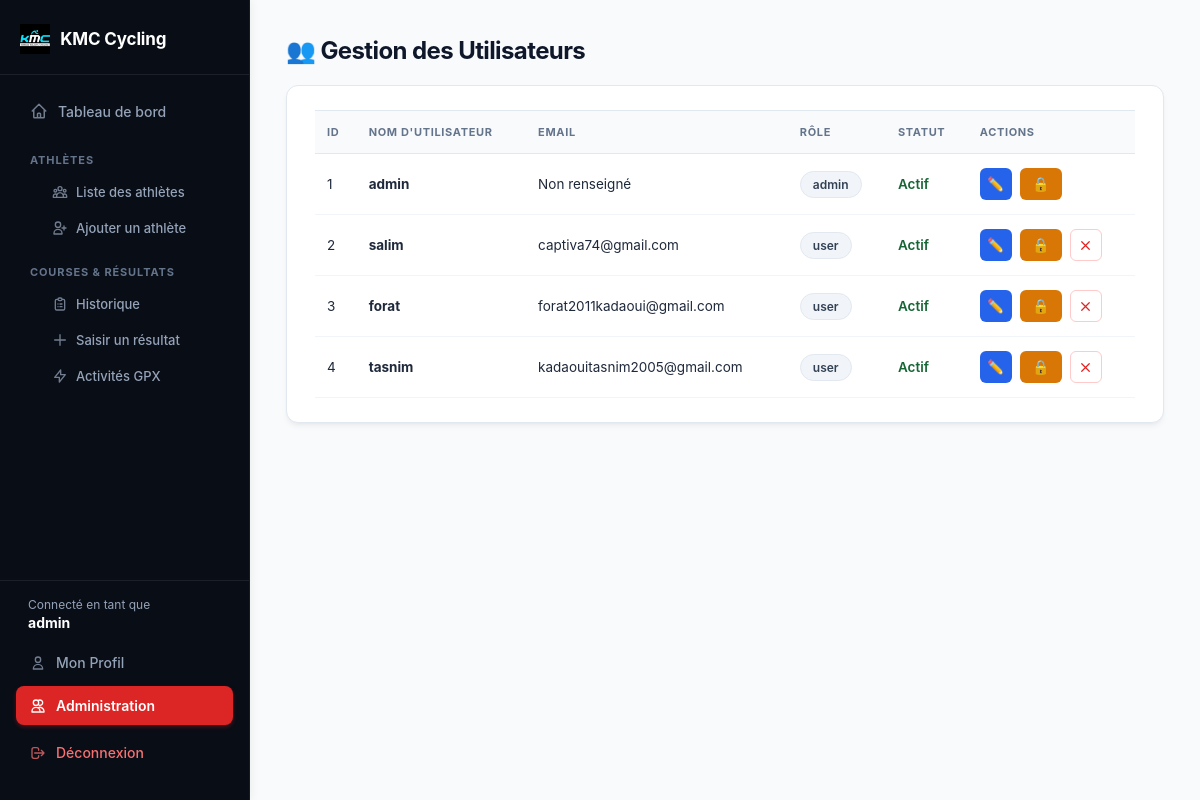
Page /admin/users (signed in) on the committed database.
### tables this page shows
CREATE TABLE users (
            id INTEGER PRIMARY KEY AUTOINCREMENT,
            username TEXT UNIQUE NOT NULL,
            email TEXT,
            password TEXT NOT NULL,
            role TEXT DEFAULT 'user',
            is_blocked INTEGER DEFAULT 0
        , strava_access_token TEXT, strava_refresh_token TEXT, strava_expires_at INTEGER);

### app.py (the view)
@app.route('/admin/users')
@admin_required
def admin_users():
    conn = get_db_connection()
    users = conn.execute('SELECT * FROM users').fetchall()
    conn.close()
    return render_template('admin_users.html', users=users)

### app.py (called while the page is built)
def get_db_connection():
    conn = sqlite3.connect('cyclisme.db')
    conn.row_factory = sqlite3.Row
    return conn

def admin_required(f):
    @wraps(f)
    def decorated_function(*args, **kwargs):
        if 'user_id' not in session or session.get('role') != 'admin':
            flash("Accès réservé exclusivement à l'administrateur.", "erreur")
            return redirect(url_for('index'))
        return f(*args, **kwargs)
    return decorated_function

### templates/admin_users.html (shortened to what this page needs)
<!DOCTYPE html>
<html lang="fr">
<head>
    <link rel="stylesheet" href="{{ url_for('static', filename='style.css') }}">
</head>
<body>
    <div class="app-layout">
        {% include 'sidebar.html' %}
        <main class="content">
            <div class="container">
                <h1>👥 Gestion des Utilisateurs</h1>
                <div class="card" style="margin-top: 20px;">
                    <table>
                        <thead>
                            <tr>
                                <th>ID</th>
                                <th>Nom d'utilisateur</th>
                                <th>Email</th>
                                <th>Rôle</th>
                                <th>Statut</th>
                                <th>Actions</th>
                            </tr>
                        </thead>
                        <tbody>
                            {% for u in users %}
                            <tr>
                                <td>{{ u.id }}</td>
                                <td><strong>{{ u.username }}</strong></td>
                                <td>{{ u.email or 'Non renseigné' }}</td>
                                <td><span class="badge-categorie">{{ u.role }}</span></td>
                                <td>
                                    {% if u.is_blocked == 1 %}
                                        <span style="color: #dc2626; font-weight: 600;">Bloqué</span>
                                    {% else %}
                                        <span style="color: #166534; font-weight: 600;">Actif</span>
                                    {% endif %}
                                </td>
                                <td>
                                    <div class="groupe-actions">
                                        <a href="{{ url_for('admin_edit_user', id=u.id) }}" class="btn-icone" style="background: #2563eb; color: white; display: inline-flex; align-items: center; justify-content: center; text-decoration: none;" title="Modifier">
                                            ✏️
                                        </a>
                                        <form action="{{ url_for('toggle_block_user', id=u.id) }}" method="POST">
                                        <button type="submit" class="btn-icone" style="background: {{ '#166534' if u.is_blocked == 1 else '#d97706' }}; color: white;" title="{{ 'Débloquer' if u.is_blocked == 1 else 'Bloquer' }}">                                                {% if u.is_blocked == 1 %}🔓{% else %}🔒{% endif %}
                                            </button>
                                        </form>
                                        {% if u.id != session['user_id'] %}
                                        <form action="{{ url_for('admin_delete_user', id=u.id) }}" method="POST" onsubmit="return confirm('Voulez-vous vraiment supprimer cet utilisateur ?');">
                                            <button type="submit" class="btn-icone btn-supprimer" title="Supprimer">
                                                <svg width="15" height="15" fill="none" stroke="currentColor" stroke-width="2" viewBox="0 0 24 24"><path stroke-linecap="round" stroke-linejoin="round" d="M6 18L18 6M6 6l12 12"/></svg>
                                            </button>
                                        </form>
                                        {% endif %}
                                    </div>
                                </td>
                            </tr>
                            {% endfor %}
                        </tbody>
                    </table>
                </div>
            </div>
        </main>
    </div>
</body>
</html>

### static/style.css (style rules this page uses)
* { box-sizing: border-box; }
body { font-family: -apple-system, BlinkMacSystemFont, "Segoe UI", Roboto, Helvetica, Arial, sans-serif; background: #f8fafc; margin: 0; padding: 0; color: #1e293b; -webkit-font-smoothing: antialiased; }
h1 { margin-top: 0; font-size: 24px; font-weight: 700; color: #0f172a; letter-spacing: -0.025em; }
.app-layout { display: flex; min-height: 100vh; }
.content { flex: 1; padding: 36px; min-width: 0; }
.container { max-width: 1040px; margin: 0 auto; }
.card { background: #ffffff; border-radius: 12px; padding: 24px 28px; box-shadow: 0 4px 6px -1px rgba(0, 0, 0, 0.05), 0 2px 4px -2px rgba(0, 0, 0, 0.05); border: 1px solid #e2e8f0; }
button { margin-top: 20px; background: #dc2626; color: white; border: none; padding: 11px 20px; border-radius: 8px; font-weight: 600; cursor: pointer; font-size: 14px; transition: background-color 0.2s, transform 0.05s; }
table { width: 100%; border-collapse: collapse; font-size: 13.5px; }
th, td { text-align: left; padding: 14px 12px; border-bottom: 1px solid #f1f5f9; vertical-align: middle; }
th { color: #64748b; font-size: 11px; text-transform: uppercase; letter-spacing: 0.06em; font-weight: 700; background-color: #f8fafc; border-top: 1px solid #e2e8f0; border-bottom: 1px solid #e2e8f0; }
.badge-categorie { background-color: #f1f5f9; color: #334155; padding: 5px 12px; border-radius: 9999px; font-size: 12px; font-weight: 600; display: inline-block; border: 1px solid #e2e8f0; }
.groupe-actions { display: flex; align-items: center; gap: 8px; }
.groupe-actions form { margin: 0; display: inline-flex; align-items: center; }
.groupe-actions button.btn-icone { margin-top: 0 !important; }
.btn-icone { display: inline-flex; align-items: center; justify-content: center; width: 32px; height: 32px; border-radius: 6px; border: 1px solid transparent; cursor: pointer; text-decoration: none; transition: all 0.2s ease; }
.btn-icone.btn-supprimer { background-color: #ffffff; color: #dc2626; border-color: #fecaca; padding: 0; }

### rows in the picture
users: id "1", username "admin", email "Non renseigné", role "admin", is_blocked "Actif"
users: id "2", username "salim", email "captiva74@gmail.com", role "user", is_blocked "Actif"
users: id "3", username "forat", email "forat2011kadaoui@gmail.com", role "user", is_blocked "Actif"
users: id "4", username "tasnim", email "kadaouitasnim2005@gmail.com", role "user", is_blocked "Actif"

### other values in the picture
{{ session.get('username', 'Utilisateur') }} "admin"
